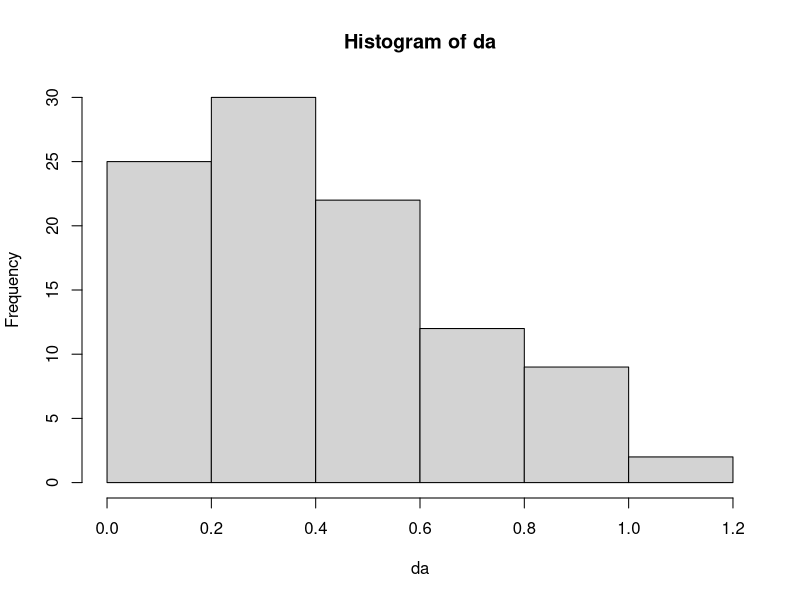
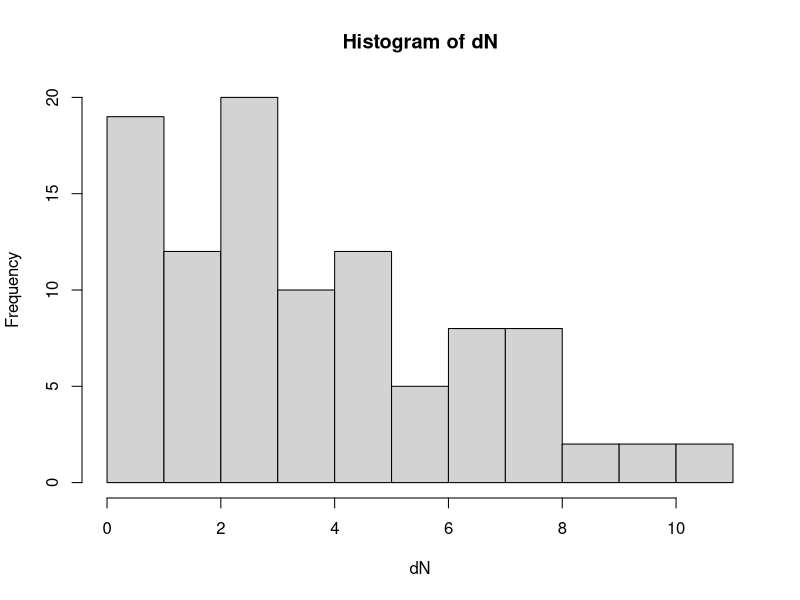

These figures' R source, in order: (Note: this script raises an error after producing the figures.)
##Calculate normal probablity distribution
## This is the probability of an individual getting infected by a parasite
## it could be due to the spatial spread of infectious stages 
## or differences in the imune system of hosts etc but regardless
## some individuals have a higher probablity of infection than others


da<-rnorm(100, mean = 0.4, sd = 0.3)
da<-ifelse(da<0,0,da)
length(da)
hist(da)##probablity of infection OR relative susceptibility to infections

##then try making this narrow (i.e. a greater proportion of people have no chance of infection)
##or broader (i.e. more evenly dispersed infections)

inf<-round(rnorm(100, mean = 10, sd = 1))
N = 100  ##Popualtion size


##Model the disease dynamics as an infection moves through
##the population with R0 = 2; starting with a single infection
##with a max capacity 
##infecting individuals at the defined probability

dN <- round(da * inf)  ##define the distribution of infection at t0
hist(dN)
tdays <- 1000  ## Number of days over which to run the simulation

r0mean=2
spread<-rnorm(100,mean=2,sd=0.5) ##contacts


infstat<-expand.grid(seq(1,100,1))
for (i in 1:1000){
  infstat[,1]<- da * spread * 10
  infstat[,i+1] <- infstat[,i] * spread
}

## Calculate prevalence and intensity distributions for the poppualtion at t = 1000

N = 100
t = c(1:1000)
S = 95
I = 5
beta = da
gamma = rnorm(100, mean = 0.2, sd = 0.05)

dsdt = dtdt = expand.grid(1:100)

for (i in 2:1000){
  dsdt[,1]<- (beta * S * I)/N + gamma * I
  didt[,1]<- (beta * S * I)/N - gamma * I

  dsdt[,i]<- (beta * dsdt[,i-1] * didt[,i-1])/N + gamma * didt[,i-1]
  didt[,i]<- (beta * dsdt[,i-1] * didt[,i-1])/N - gamma * didt[,i-1]
}

## So you can havve a population with a normally distributed susceptibility to parasite infections
## that ends up being heterogeneously infected by the parasite

##what happens when the probablity of becoming infected is also skewed?




